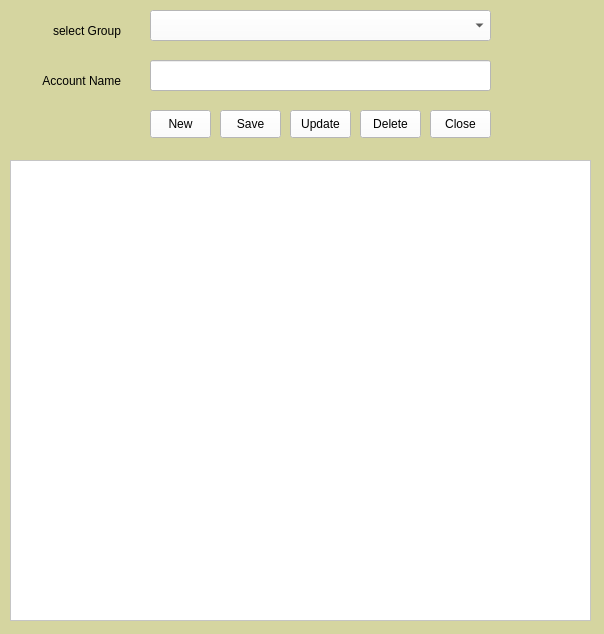
<?xml version="1.0" encoding="UTF-8"?>
<ui version="4.0">
 <class>MainWindow</class>
 <widget class="QMainWindow" name="MainWindow">
  <property name="geometry">
   <rect>
    <x>0</x>
    <y>0</y>
    <width>604</width>
    <height>634</height>
   </rect>
  </property>
  <property name="windowTitle">
   <string>MainWindow</string>
  </property>
  <property name="styleSheet">
   <string notr="true">background-color: rgb(213, 213, 160);</string>
  </property>
  <widget class="QWidget" name="centralwidget">
   <widget class="QLabel" name="label">
    <property name="geometry">
     <rect>
      <x>10</x>
      <y>20</y>
      <width>111</width>
      <height>21</height>
     </rect>
    </property>
    <property name="minimumSize">
     <size>
      <width>100</width>
      <height>0</height>
     </size>
    </property>
    <property name="styleSheet">
     <string notr="true">font: 10pt &quot;MS Shell Dlg 2&quot;;</string>
    </property>
    <property name="text">
     <string>select Group</string>
    </property>
    <property name="alignment">
     <set>Qt::AlignRight|Qt::AlignTrailing|Qt::AlignVCenter</set>
    </property>
   </widget>
   <widget class="QLabel" name="label_2">
    <property name="geometry">
     <rect>
      <x>10</x>
      <y>70</y>
      <width>111</width>
      <height>21</height>
     </rect>
    </property>
    <property name="minimumSize">
     <size>
      <width>100</width>
      <height>0</height>
     </size>
    </property>
    <property name="styleSheet">
     <string notr="true">font: 10pt &quot;MS Shell Dlg 2&quot;;</string>
    </property>
    <property name="text">
     <string>Account Name</string>
    </property>
    <property name="alignment">
     <set>Qt::AlignRight|Qt::AlignTrailing|Qt::AlignVCenter</set>
    </property>
   </widget>
   <widget class="QLineEdit" name="txtAccountname">
    <property name="geometry">
     <rect>
      <x>150</x>
      <y>60</y>
      <width>341</width>
      <height>31</height>
     </rect>
    </property>
    <property name="styleSheet">
     <string notr="true">background-color: rgb(255, 255, 255);</string>
    </property>
   </widget>
   <widget class="QPushButton" name="btnupdate">
    <property name="geometry">
     <rect>
      <x>290</x>
      <y>110</y>
      <width>61</width>
      <height>28</height>
     </rect>
    </property>
    <property name="styleSheet">
     <string notr="true">font: 10pt &quot;MS Shell Dlg 2&quot;;
background-color: rgb(255, 255, 255);</string>
    </property>
    <property name="text">
     <string>Update</string>
    </property>
   </widget>
   <widget class="QPushButton" name="btnnew">
    <property name="geometry">
     <rect>
      <x>150</x>
      <y>110</y>
      <width>61</width>
      <height>28</height>
     </rect>
    </property>
    <property name="styleSheet">
     <string notr="true">font: 10pt &quot;MS Shell Dlg 2&quot;;
background-color: rgb(255, 255, 255);</string>
    </property>
    <property name="text">
     <string>New</string>
    </property>
   </widget>
   <widget class="QPushButton" name="btndelete">
    <property name="geometry">
     <rect>
      <x>360</x>
      <y>110</y>
      <width>61</width>
      <height>28</height>
     </rect>
    </property>
    <property name="styleSheet">
     <string notr="true">font: 10pt &quot;MS Shell Dlg 2&quot;;
background-color: rgb(255, 255, 255);</string>
    </property>
    <property name="text">
     <string>Delete</string>
    </property>
   </widget>
   <widget class="QPushButton" name="btnsave">
    <property name="geometry">
     <rect>
      <x>220</x>
      <y>110</y>
      <width>61</width>
      <height>28</height>
     </rect>
    </property>
    <property name="styleSheet">
     <string notr="true">font: 10pt &quot;MS Shell Dlg 2&quot;;
background-color: rgb(255, 255, 255);</string>
    </property>
    <property name="text">
     <string>Save</string>
    </property>
   </widget>
   <widget class="QPushButton" name="pushButton_5">
    <property name="geometry">
     <rect>
      <x>430</x>
      <y>110</y>
      <width>61</width>
      <height>28</height>
     </rect>
    </property>
    <property name="styleSheet">
     <string notr="true">font: 10pt &quot;MS Shell Dlg 2&quot;;
background-color: rgb(255, 255, 255);</string>
    </property>
    <property name="text">
     <string>Close</string>
    </property>
   </widget>
   <widget class="QTableWidget" name="tableWidget">
    <property name="geometry">
     <rect>
      <x>10</x>
      <y>160</y>
      <width>581</width>
      <height>461</height>
     </rect>
    </property>
    <property name="styleSheet">
     <string notr="true">background-color: rgb(255, 255, 255);</string>
    </property>
   </widget>
   <widget class="QComboBox" name="cmbSelectgroup">
    <property name="geometry">
     <rect>
      <x>150</x>
      <y>10</y>
      <width>341</width>
      <height>31</height>
     </rect>
    </property>
    <property name="styleSheet">
     <string notr="true">background-color: rgb(255, 255, 255);</string>
    </property>
   </widget>
  </widget>
 </widget>
 <resources/>
 <connections/>
</ui>
